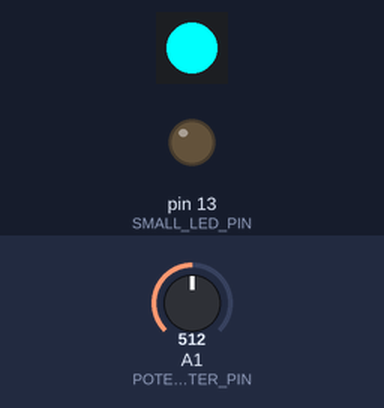
This sketch was run on a simulated Arduino Uno, built with avr-gcc and run on an emulated ATmega328P. Shown: 1 RGB LEDs in strip order, left to right, output pins drawn as LEDs (lit = HIGH). The test bench sets the inputs (shaded band); at power-on: A1 (POTENTIOMETER_PIN) = 512. What the sketch prints to the serial monitor is not drawn.

Above: at 1.2 s.
1.3 s: A1 (POTENTIOMETER_PIN) set to 716
At 2.2 s:
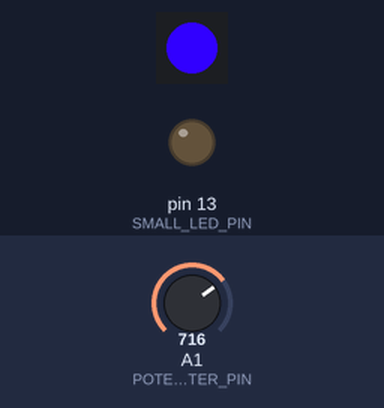
2.8 s: A1 (POTENTIOMETER_PIN) set to 900
At 4.0 s:
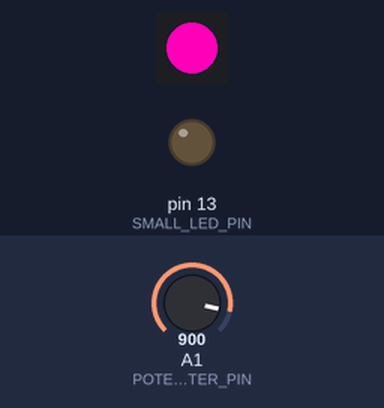
4.3 s: A1 (POTENTIOMETER_PIN) set to 1023
At 4.9 s:
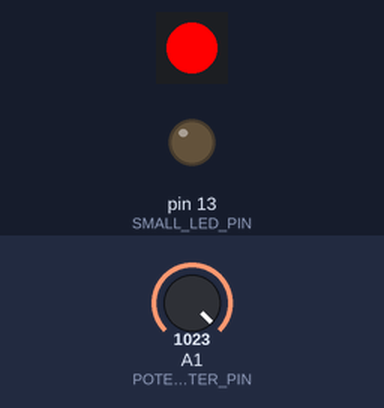
5.8 s: A1 (POTENTIOMETER_PIN) set to 306
At 6.5 s:
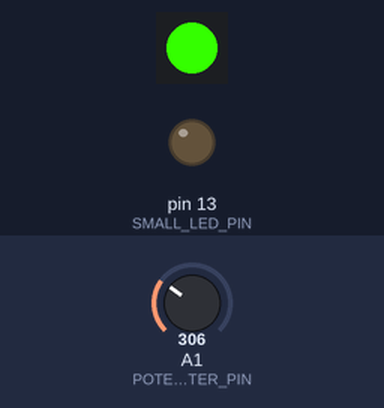
7.3 s: A1 (POTENTIOMETER_PIN) set to 122
At 8.4 s:
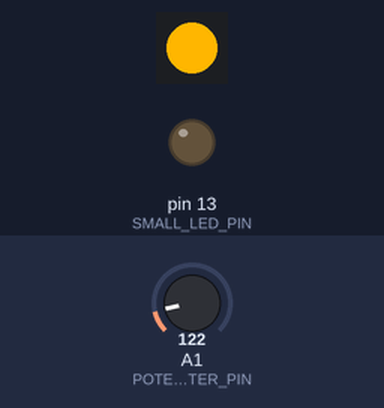
Timing chart, 0 to 9.8 s (numbered marks = the images above; inputs shaded):
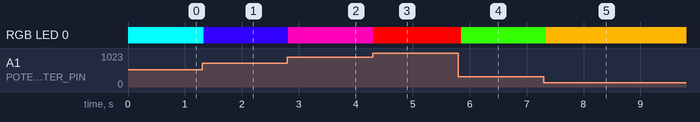

The sketch:

UDOOGrove04bis_potAndLed.ino
```cpp
/*
 * Need to install this library:
 * https://github.com/pjpmarques/ChainableLED
 */
#include <ChainableLED.h>

#define POTENTIOMETER_PIN  A1
#define SMALL_LED_PIN      13

#define LED_PIN            7
#define NUM_LEDS           1

ChainableLED leds(LED_PIN, LED_PIN+1, NUM_LEDS);

void setup() {
  Serial.begin(9600);
  Serial.println("UDOO Grove Happy Lamp! Step O4bis: Pot and LED");

  pinMode(SMALL_LED_PIN, OUTPUT);
  leds.init();
}

void loop() {

  // get the pot value in the 0 - 1 range
  float potPercentage = getPotentiometerPercentage();

  leds.setColorHSB(0, potPercentage, 1.0, 0.5);

  delay(50);
}


int getPotentiometerValue(){
  int value = analogRead(POTENTIOMETER_PIN);
  return value >> 2;
}


float getPotentiometerPercentage(){
  float value = (float)analogRead(POTENTIOMETER_PIN) / 1024.0;
  return value;
}
```

Measured:
- after the input at 1.3 s, RGB LED 0: RGB(0, 255, 254) → RGB(49, 0, 255) at once
- after the input at 2.8 s, RGB LED 0: RGB(49, 0, 255) → RGB(255, 0, 185) at once
- after the input at 4.3 s, RGB LED 0: RGB(255, 0, 185) → RGB(255, 0, 1) at once
- after the input at 5.8 s, RGB LED 0: RGB(255, 0, 1) → RGB(52, 255, 0) after 0.05 s
- after the input at 7.3 s, RGB LED 0: RGB(52, 255, 0) → RGB(255, 182, 0) at once
